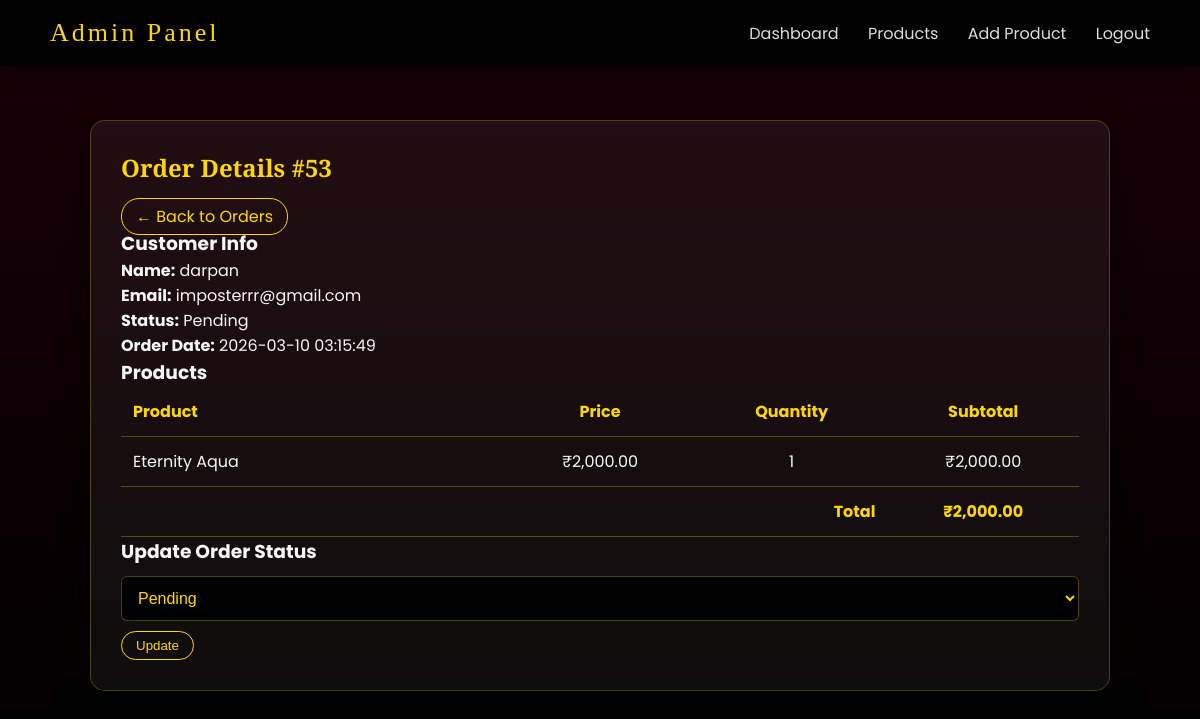
/admin/admin_order_details.php?order_id=53 (signed in), run on the app's committed database.
### tables this page shows
CREATE TABLE `orders` (
  `id` int(11) NOT NULL,
  `user_id` int(11) DEFAULT NULL,
  `total_amount` decimal(10,2) DEFAULT NULL,
  `order_status` varchar(50) DEFAULT 'Pending',
  `order_date` timestamp NOT NULL DEFAULT current_timestamp(),
  `total_price` decimal(10,2) NOT NULL,
  `payment_status` varchar(20) DEFAULT 'Pending',
  `payment_id` varchar(100) DEFAULT NULL,
  `payment_method` varchar(50) DEFAULT NULL,
  `status` varchar(30) DEFAULT 'pending',
  `created_at` timestamp NOT NULL DEFAULT current_timestamp()
);

CREATE TABLE `users` (
  `id` int(11) NOT NULL,
  `name` varchar(100) NOT NULL,
  `email` varchar(150) NOT NULL,
  `password` varchar(255) NOT NULL,
  `created_at` timestamp NOT NULL DEFAULT current_timestamp(),
  `phone` varchar(20) DEFAULT NULL,
  `address` text DEFAULT NULL,
  `pincode` varchar(10) DEFAULT NULL
);

CREATE TABLE `order_items` (
  `id` int(11) NOT NULL,
  `order_id` int(11) NOT NULL,
  `product_id` int(11) NOT NULL,
  `quantity` int(11) NOT NULL,
  `price` decimal(10,2) NOT NULL
);

CREATE TABLE `products` (
  `id` int(11) NOT NULL,
  `product_name` varchar(150) NOT NULL,
  `description` text DEFAULT NULL,
  `price` decimal(10,2) NOT NULL,
  `image` varchar(255) DEFAULT NULL,
  `created_at` timestamp NOT NULL DEFAULT current_timestamp()
);

### admin/admin_order_details.php (the view, shortened to what this page needs)
<?php
include '../config.php';
$order_id = isset($_GET['order_id']) ? intval($_GET['order_id']) : 0;
$order_query = "
    SELECT o.id AS order_id, o.total_price, o.order_status, o.order_date, u.name AS user_name, u.email
    FROM orders o
    JOIN users u ON o.user_id = u.id
    WHERE o.id = $order_id
";
$order_result = mysqli_query($conn, $order_query);
$order = mysqli_fetch_assoc($order_result);
$items_query = "
    SELECT oi.product_id, oi.quantity, oi.price, p.product_name
    FROM order_items oi
    JOIN products p ON oi.product_id = p.id
    WHERE oi.order_id = $order_id
";
$items_result = mysqli_query($conn, $items_query);
?>
<!DOCTYPE html>
<html lang="en">
<head>
<link rel="stylesheet" href="admin_style.css">
</head>
<body>
<div class="admin-header">
    <div class="admin-logo">Admin Panel</div>
    <div>
        <a href="index.php">Dashboard</a>
        <a href="products.php">Products</a>
        <a href="add_product.php">Add Product</a>
        <a href="logout.php">Logout</a>
    </div>
</div>
<div class="admin-container">
<div class="admin-card">
<h2 class="admin-title">Order Details #<?php echo $order_id; ?></h2>
<a href="admin_orders.php" class="btn">← Back to Orders</a>
<h3>Customer Info</h3>
<p><strong>Name:</strong> <?php echo htmlspecialchars($order['user_name']); ?></p>
<p><strong>Email:</strong> <?php echo htmlspecialchars($order['email']); ?></p>
<p><strong>Status:</strong> <?php echo htmlspecialchars($order['order_status']); ?></p>
<p><strong>Order Date:</strong> <?php echo $order['order_date']; ?></p>
<h3>Products</h3>
<table style="width:100%; border-collapse:collapse;">
<thead>
<tr>
<th style="text-align:left; width:40%;">Product</th>
<th style="text-align:center; width:20%;">Price</th>
<th style="text-align:center; width:20%;">Quantity</th>
<th style="text-align:center; width:20%;">Subtotal</th>
</tr>
</thead>
<tbody>
<?php while($item = mysqli_fetch_assoc($items_result)): ?>
<tr>
<td>
<?php echo htmlspecialchars($item['product_name']); ?>
</td>
<td style="text-align:center;">
₹<?php echo number_format($item['price'],2); ?>
</td>
<td style="text-align:center;">
<?php echo $item['quantity']; ?>
</td>
<td style="text-align:center;">
₹<?php echo number_format($item['price'] * $item['quantity'],2); ?>
</td>
</tr>
<?php endwhile; ?>
<tr>
<th colspan="3" style="text-align:right;">Total</th>
<th style="text-align:center;">
₹<?php echo number_format($order['total_price'],2); ?>
</th>
</tr>
</tbody>
</table>
<h3>Update Order Status</h3>
<form method="POST" action="admin_update_order.php">
<select name="order_status" class="admin-form-select">
<option value="Pending" <?php if($order['order_status']=='Pending') echo 'selected'; ?>>Pending</option>
</select>
<button type="submit" class="btn">Update</button>
</form>
</div>
</div>
</body>
</html>

### admin/admin_style.css (style rules this page uses)
* { margin:0; padding:0; box-sizing:border-box; }
body { font-family:'Poppins',sans-serif; background:linear-gradient(to bottom,#1a0008,#000); color:#f5f5f5; }
.admin-header { position:fixed; top:0; left:0; width:100%; background:rgba(0,0,0,0.95); backdrop-filter:blur(10px); padding:18px 50px; display:flex; justify-content:space-between; align-items:center; box-shadow:0 5px 20px rgba(0,0,0,0.6); z-index:1000; }
.admin-logo { font-family:'Cinzel',serif; font-size:26px; color:gold; letter-spacing:3px; }
.admin-header a { color:#ddd; text-decoration:none; margin-left:25px; transition:0.3s; }
.admin-container { padding:120px 40px 40px 40px; max-width:1100px; margin:auto; }
.admin-card { background:rgba(255,255,255,0.05); padding:30px; border-radius:15px; border:1px solid rgba(255,215,0,0.25); box-shadow:0px 10px 30px rgba(0,0,0,0.7); margin-bottom:30px; }
.admin-title { font-family:'Cinzel',serif; color:gold; margin-bottom:20px; }
table { width:100%; border-collapse:collapse; }
table th,table td { padding:12px; border-bottom:1px solid rgba(255,215,0,0.3); }
table th { color:gold; }
.btn { padding:6px 14px; border-radius:18px; border:1px solid gold; background:transparent; color:gold; cursor:pointer; text-decoration:none; transition:0.3s; }
.admin-form-select { width: 100%; padding: 12px; margin: 10px 0; background: #000; color: gold; border: 1px solid rgba(255,215,0,0.3); border-radius: 6px; font-size: 16px; cursor: pointer; }
.admin-form-select option { background: #000; color: gold; }

### data on the page
orders: user.name "darpan", user.email "imposterrr@gmail.com", order_status "Pending", order_date "2026-03-10 03:15:49", total_price "2,000.00"
order_items: product.product_name "Eternity Aqua", price "2,000.00", quantity "1", $item['price'] * $item['quantity'] "2,000.00"

### other printed values
$order_id "53"
